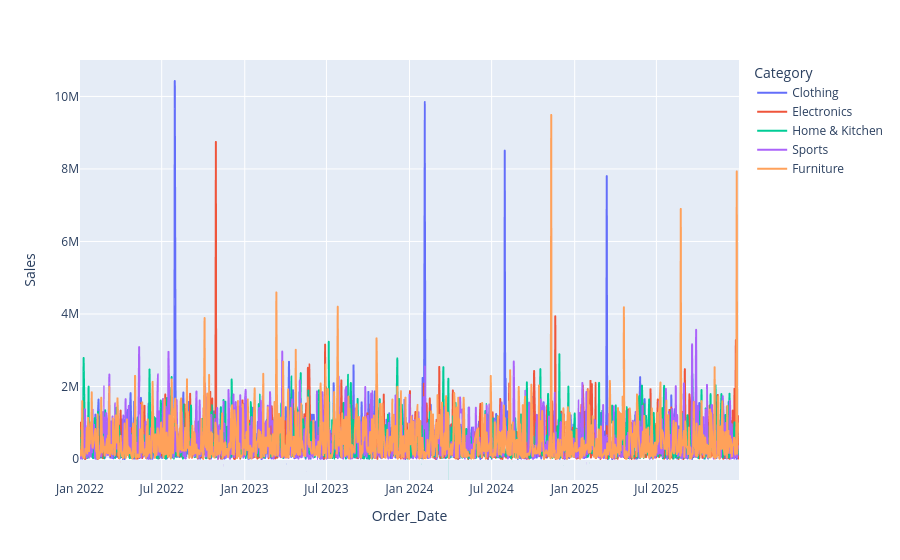

The notebook cell this image was saved under:
### Markdown cell above
**Code Cell 8
Hover Data**

### Code cell
fig = px.line(

    category_sales,

    x="Order_Date",

    y="Sales",

    color="Category",

    hover_data=["Category","Sales"]

)

fig.show()

### Figure 1 — Plotly figure (JSON) as saved in the notebook; plotly's stock layout.template omitted (floating-point values rounded to 4 significant figures; data arrays with more than 128 entries replaced by an {"elided": "..."} marker saying what was removed)
{"data": [{"customdata": {"elided": "1061x1 str values"}, "hovertemplate": "Category=%{customdata[0]}<br>Order_Date=%{x}<br>Sales=%{y}<extra></extra>", "legendgroup": "Clothing", "line": {"color": "#636efa", "dash": "solid"}, "marker": {"symbol": "circle"}, "mode": "lines", "name": "Clothing", "showlegend": true, "type": "scattergl", "x": {"elided": "1061 str values"}, "xaxis": "x", "y": {"elided": "1061 float values"}, "yaxis": "y"}, {"customdata": {"elided": "1094x1 str values"}, "hovertemplate": "Category=%{customdata[0]}<br>Order_Date=%{x}<br>Sales=%{y}<extra></extra>", "legendgroup": "Electronics", "line": {"color": "#EF553B", "dash": "solid"}, "marker": {"symbol": "circle"}, "mode": "lines", "name": "Electronics", "showlegend": true, "type": "scattergl", "x": {"elided": "1094 str values"}, "xaxis": "x", "y": {"elided": "1094 float values"}, "yaxis": "y"}, {"customdata": {"elided": "1087x1 str values"}, "hovertemplate": "Category=%{customdata[0]}<br>Order_Date=%{x}<br>Sales=%{y}<extra></extra>", "legendgroup": "Home & Kitchen", "line": {"color": "#00cc96", "dash": "solid"}, "marker": {"symbol": "circle"}, "mode": "lines", "name": "Home & Kitchen", "showlegend": true, "type": "scattergl", "x": {"elided": "1087 str values"}, "xaxis": "x", "y": {"elided": "1087 float values"}, "yaxis": "y"}, {"customdata": {"elided": "1076x1 str values"}, "hovertemplate": "Category=%{customdata[0]}<br>Order_Date=%{x}<br>Sales=%{y}<extra></extra>", "legendgroup": "Sports", "line": {"color": "#ab63fa", "dash": "solid"}, "marker": {"symbol": "circle"}, "mode": "lines", "name": "Sports", "showlegend": true, "type": "scattergl", "x": {"elided": "1076 str values"}, "xaxis": "x", "y": {"elided": "1076 float values"}, "yaxis": "y"}, {"customdata": {"elided": "1082x1 str values"}, "hovertemplate": "Category=%{customdata[0]}<br>Order_Date=%{x}<br>Sales=%{y}<extra></extra>", "legendgroup": "Furniture", "line": {"color": "#FFA15A", "dash": "solid"}, "marker": {"symbol": "circle"}, "mode": "lines", "name": "Furniture", "showlegend": true, "type": "scattergl", "x": {"elided": "1082 str values"}, "xaxis": "x", "y": {"elided": "1082 float values"}, "yaxis": "y"}], "layout": {"legend": {"title": {"text": "Category"}, "tracegroupgap": 0}, "margin": {"t": 60}, "xaxis": {"anchor": "y", "domain": [0, 1], "title": {"text": "Order_Date"}}, "yaxis": {"anchor": "x", "domain": [0, 1], "title": {"text": "Sales"}}}}
